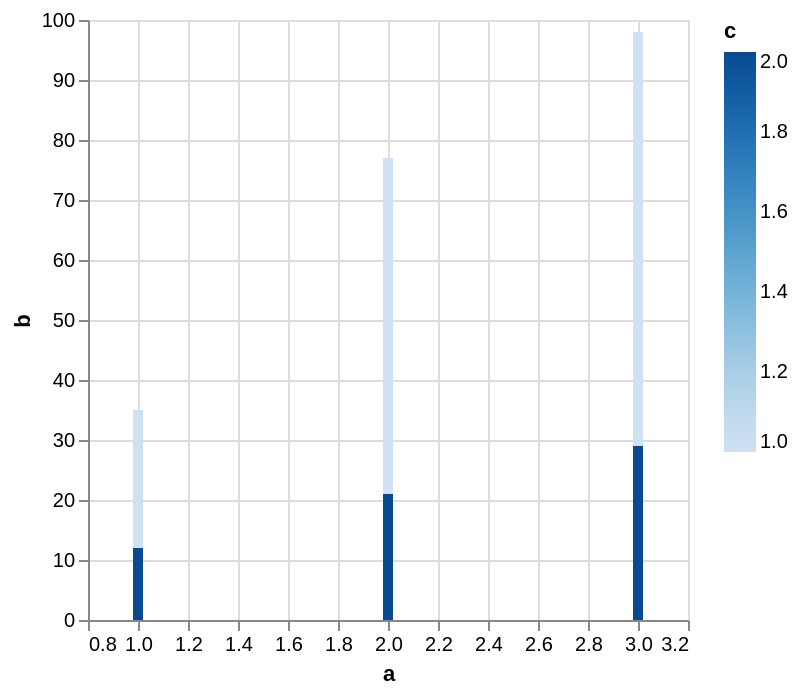

Here is the Vega-Lite specification saved for this chart:
### Vega specification from a JSON file in a GitHub repository (floating-point values rounded to 4 significant figures)
{"$schema": "https://vega.github.io/schema/vega/v5.json", "description": "Testing invalid", "background": "white", "padding": 5, "width": 300, "height": 300, "style": "cell", "data": [{"name": "source_0", "values": [{"a": 1, "b": 15, "c": 1}, {"a": 2, "b": 25, "c": 1}, {"a": 3, "b": 20, "c": 1}, {"a": 1, "b": 12, "c": 2}, {"a": 2, "b": 21, "c": 2}, {"a": 3, "b": 29, "c": 2}, {"a": 1, "b": 8, "c": null}, {"a": 2, "b": 31, "c": null}, {"a": 3, "b": 49, "c": null}]}, {"name": "data_0", "source": "source_0", "transform": [{"type": "stack", "groupby": ["a"], "field": "b", "sort": {"field": ["c"], "order": ["descending"]}, "as": ["b_start", "b_end"], "offset": "zero"}]}], "marks": [{"name": "marks", "type": "rect", "style": ["bar"], "from": {"data": "data_0"}, "encode": {"update": {"fill": [{"test": "!isValid(datum[\"c\"]) || !isFinite(+datum[\"c\"])", "signal": "scale('color', inrange(0, domain('color')) ? 0 : domain('color')[0])"}, {"scale": "color", "field": "c"}], "tooltip": {"signal": "{\"a\": format(datum[\"a\"], \"\"), \"b\": format(datum[\"b\"], \"\"), \"c\": format(datum[\"c\"], \"\")}"}, "ariaRoleDescription": {"value": "bar"}, "description": {"signal": "\"a: \" + (format(datum[\"a\"], \"\")) + \"; b: \" + (format(datum[\"b\"], \"\")) + \"; c: \" + (format(datum[\"c\"], \"\"))"}, "xc": [{"test": "!isValid(datum[\"a\"]) || !isFinite(+datum[\"a\"])", "signal": "scale('x', inrange(0, domain('x')) ? 0 : domain('x')[0])"}, {"scale": "x", "field": "a"}], "width": {"value": 5}, "y": {"scale": "y", "field": "b_end"}, "y2": {"scale": "y", "field": "b_start"}}}}], "scales": [{"name": "x", "type": "linear", "domain": {"data": "data_0", "field": "a"}, "range": [0, {"signal": "width"}], "nice": true, "zero": false, "padding": 5}, {"name": "y", "type": "linear", "domain": {"data": "data_0", "fields": ["b_start", "b_end"]}, "range": [{"signal": "height"}, 0], "nice": true, "zero": true}, {"name": "color", "type": "linear", "domain": {"data": "data_0", "field": "c"}, "range": "ramp", "interpolate": "hcl", "zero": false}], "axes": [{"scale": "x", "orient": "bottom", "gridScale": "y", "grid": true, "tickCount": {"signal": "ceil(width/40)"}, "domain": false, "labels": false, "aria": false, "maxExtent": 0, "minExtent": 0, "ticks": false, "zindex": 0}, {"scale": "y", "orient": "left", "gridScale": "x", "grid": true, "tickCount": {"signal": "ceil(height/40)"}, "domain": false, "labels": false, "aria": false, "maxExtent": 0, "minExtent": 0, "ticks": false, "zindex": 0}, {"scale": "x", "orient": "bottom", "grid": false, "title": "a", "labelFlush": true, "labelOverlap": true, "tickCount": {"signal": "ceil(width/40)"}, "zindex": 0}, {"scale": "y", "orient": "left", "grid": false, "title": "b", "labelOverlap": true, "tickCount": {"signal": "ceil(height/40)"}, "zindex": 0}], "legends": [{"fill": "color", "gradientLength": {"signal": "clamp(height, 64, 200)"}, "title": "c"}], "config": {"mark": {"tooltip": true}}}
